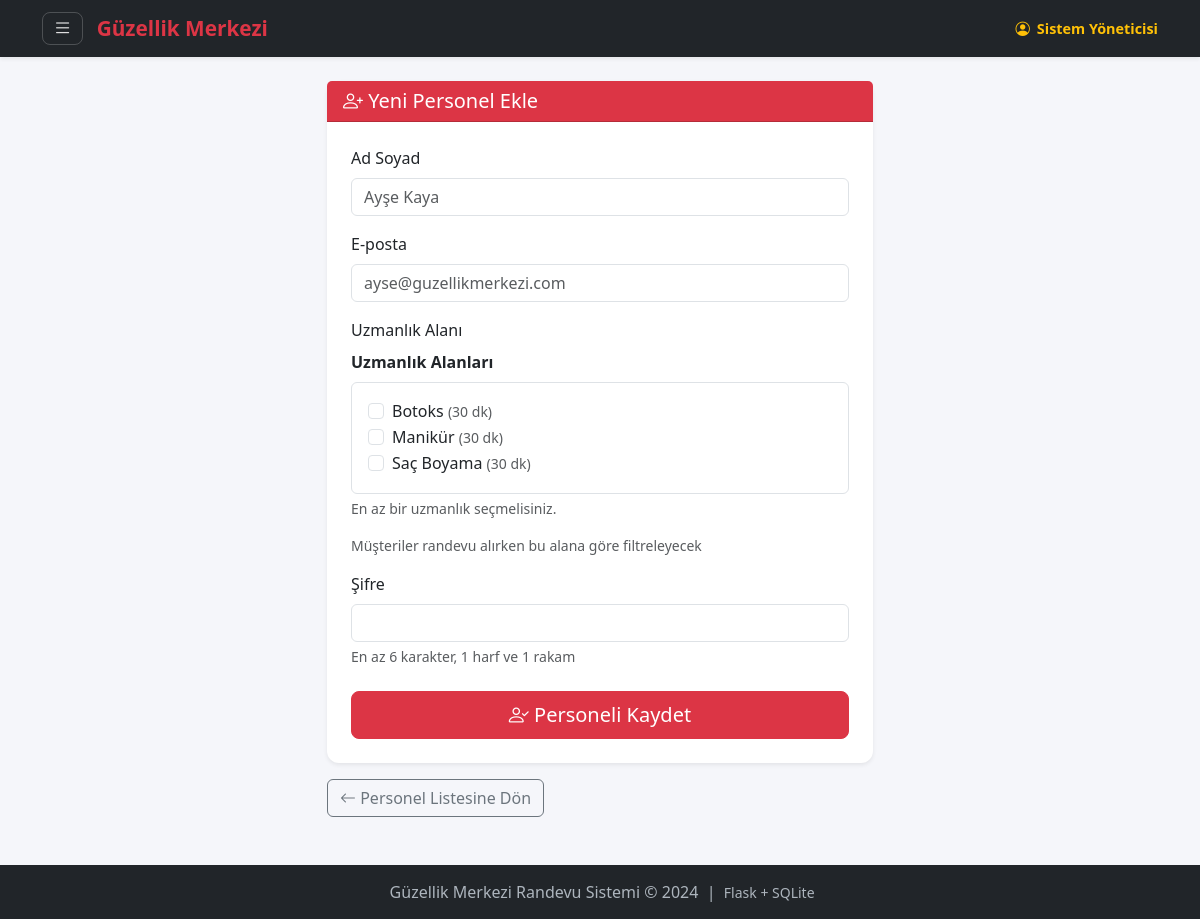
The app's page /admin/personel-ekle (signed in) with its own data.
### tables this page shows
CREATE TABLE hizmetler (
            id      INTEGER PRIMARY KEY AUTOINCREMENT,
            ad      TEXT NOT NULL UNIQUE,   -- Hizmet adı (Botoks, Manikür vb.)
            aktif   INTEGER DEFAULT 1       -- 0=pasif, 1=aktif
        , sure_dakika INTEGER DEFAULT 30);

### routes/admin_routes.py (the view, shortened to what this page needs)
@admin_bp.route('/personel-ekle', methods=['GET', 'POST'])
@admin_gerekli
def personel_ekle():
    from utils.logger import log_admin
    db = get_db()
    hizmetler = db.execute(
        'SELECT * FROM hizmetler WHERE aktif=1 ORDER BY ad'
    ).fetchall()
    return render_template('admin/personel_ekle.html', hizmetler=hizmetler)

### database.py (called while the page is built)
def get_db():
    if 'db' not in g:
        g.db = sqlite3.connect(
            current_app.config['DATABASE'],
            detect_types=sqlite3.PARSE_DECLTYPES
        )
        g.db.row_factory = sqlite3.Row
    return g.db

### routes/admin_routes.py (called while the page is built)
def admin_gerekli(f):
    from functools import wraps
    @wraps(f)
    def decorated(*args, **kwargs):
        if not admin_mi():
            flash('Bu sayfaya yalnızca yönetici erişebilir.', 'danger')
            return redirect(url_for('auth.personel_login_page'))
        return f(*args, **kwargs)
    return decorated

### utils/auth_helper.py (called while the page is built)
def admin_mi() -> bool:
    return session.get('kullanici_rol') == 'admin'

### templates/admin/personel_ekle.html
{% extends 'base.html' %} {% block baslik %}Personel Ekle – Admin{% endblock %}
{% block icerik %}
<div class="row justify-content-center">
  <div class="col-md-6">
    <div class="card shadow-sm">
      <div class="card-header bg-danger text-white">
        <h5 class="mb-0">
          <i class="bi bi-person-plus"></i> Yeni Personel Ekle
        </h5>
      </div>
      <div class="card-body p-4">
        <form method="POST" action="{{ url_for('admin.personel_ekle') }}">
          <div class="mb-3">
            <label class="form-label">Ad Soyad</label>
            <input
              type="text"
              class="form-control"
              name="ad_soyad"
              placeholder="Ayşe Kaya"
              required
            />
          </div>
          <div class="mb-3">
            <label class="form-label">E-posta</label>
            <input
              type="email"
              class="form-control"
              name="email"
              placeholder="ayse@guzellikmerkezi.com"
              required
            />
          </div>
          <div class="mb-3">
            <label class="form-label">Uzmanlık Alanı</label>
            <div class="mb-3">
              <label class="form-label fw-bold">Uzmanlık Alanları</label>
              <div
                class="border rounded p-3"
                style="max-height: 200px; overflow-y: auto"
              >
                {% for hizmet in hizmetler %}
                <div class="form-check">
                  <input
                    class="form-check-input"
                    type="checkbox"
                    name="uzmanlik_ids"
                    value="{{ hizmet.id }}"
                    id="h{{ hizmet.id }}"
                  />
                  <label class="form-check-label" for="h{{ hizmet.id }}">
                    {{ hizmet.ad }}
                    <small class="text-muted"
                      >({{ hizmet.sure_dakika }} dk)</small
                    >
                  </label>
                </div>
                {% endfor %}
              </div>
              <div class="form-text">En az bir uzmanlık seçmelisiniz.</div>
            </div>
            <div class="form-text">
              Müşteriler randevu alırken bu alana göre filtreleyecek
            </div>
          </div>
          <div class="mb-3">
            <label class="form-label">Şifre</label>
            <input
              type="password"
              class="form-control"
              name="sifre"
              minlength="6"
              required
            />
            <div class="form-text">En az 6 karakter, 1 harf ve 1 rakam</div>
          </div>
          <div class="d-grid mt-4">
            <button type="submit" class="btn btn-danger btn-lg">
              <i class="bi bi-person-check"></i> Personeli Kaydet
            </button>
          </div>
        </form>
      </div>
    </div>
    <div class="mt-3">
      <a
        href="{{ url_for('admin.personeller') }}"
        class="btn btn-outline-secondary"
      >
        <i class="bi bi-arrow-left"></i> Personel Listesine Dön
      </a>
    </div>
  </div>
</div>
{% endblock %}

### templates/base.html (style rules this page uses)
:root { --mp-kirmizi: #dc3545; --mp-koyu: #212529; --mp-acik: #f8f9fa; }
body { background-color: #f5f6fa; font-family: "Segoe UI", sans-serif; }
.card { border: none; border-radius: 12px; box-shadow: 0 2px 12px rgba(0,0,0,0.08); }

### records on screen
hizmetler: ad "Botoks", sure_dakika "30"
hizmetler: ad "Manikür", sure_dakika "30"
hizmetler: ad "Saç Boyama", sure_dakika "30"

### other values on screen
{{ session.kullanici_adi }} "Sistem Yöneticisi"
